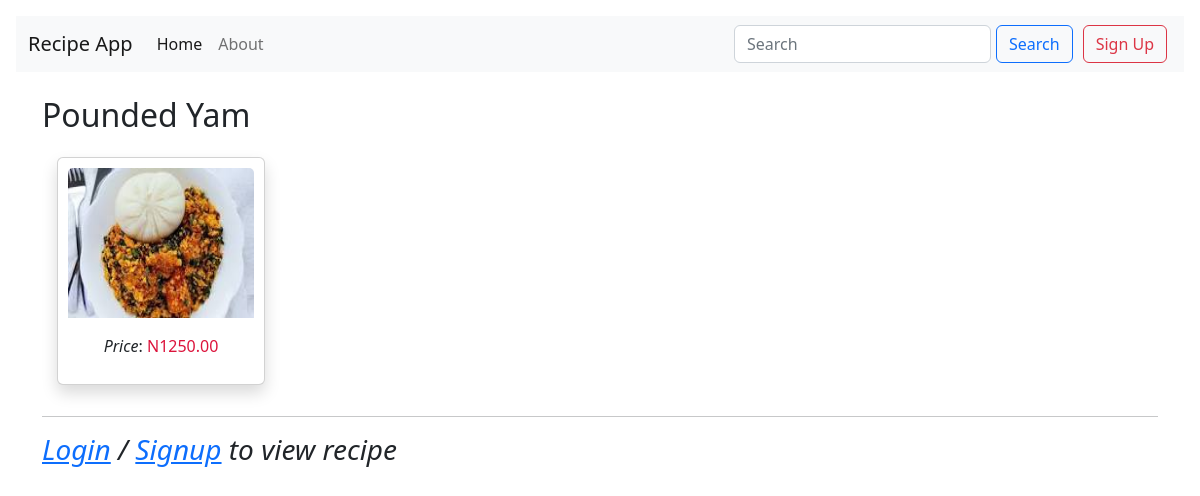
Page /recipe/25/ on the committed database.
### recipe_app/models.py (models this page shows, shortened)
class Recipe(models.Model):
    name = models.CharField(max_length=100)
    description = models.TextField()
    price = models.DecimalField(decimal_places=2, max_digits=10)
    image = models.ImageField(upload_to="recipes/")
    owner = models.ForeignKey(User, on_delete=models.CASCADE, null=True)
    date_created = models.DateTimeField(auto_now=True)

### recipe_app/views.py (the view)
# urls.py: path("recipe/<int:pk>/", views.RecipeDetailView.as_view(), name="recipe-detail"),
class RecipeDetailView(DetailView):
    model = Recipe

### templates/recipe_app/recipe_detail.html
{% extends "recipe_app/layout.html" %}
{% block content %}
<h2>{{ recipe.name }}</h2>
<div
  class="card shadow"
  style="
    width: 13rem;
    display: inline-flex;
    margin: 15px;
    padding: 10px;
    height: auto;
  "
>
  <img
    src="{{recipe.image.url}}"
    class="card-img-top"
    alt="{{recipe.name}}"
    height="150px"
  />
  <div class="card-body" style="text-align: center">
    <em>Price</em>:<span style="color: crimson"> N{{recipe.price}}</span><br />
  </div>
</div>
<br />
{% if user.is_authenticated %}
{% if object.owner == user %}
<div class="m-2">
  <a href="/update-recipe/{{recipe.pk}}" class="btn btn-primary"
    >Update Recipe</a
  >
  <a href="/delete-recipe/{{recipe.pk}}" class="btn btn-danger"
    >Delete Recipe</a
  >
</div>
{% endif %}
<hr />
<h3>Recipe:</h3>
<p>{{ recipe.description }}</p>
{% else %}
<hr />
<h3>
  <em
    ><a href="/login/">Login</a> / <a href="/signup/">Signup</a> to view recipe
  </em>
</h3>
{% endif %}
{% endblock content %}

### rows in the picture
Recipe: name "Pounded Yam", image (picture), price "1250.00"
